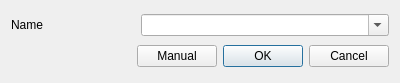
<?xml version="1.0" encoding="UTF-8"?>
<ui version="4.0">
 <class>NccInstallDialog</class>
 <widget class="QDialog" name="NccInstallDialog">
  <property name="geometry">
   <rect>
    <x>0</x>
    <y>0</y>
    <width>400</width>
    <height>83</height>
   </rect>
  </property>
  <property name="windowTitle">
   <string>NCC Install</string>
  </property>
  <layout class="QVBoxLayout" name="verticalLayout">
   <item>
    <layout class="QHBoxLayout" name="horizontalLayout" stretch="1,2">
     <item>
      <widget class="QLabel" name="label">
       <property name="text">
        <string>Name</string>
       </property>
      </widget>
     </item>
     <item>
      <widget class="QComboBox" name="nameCombo">
       <property name="editable">
        <bool>true</bool>
       </property>
      </widget>
     </item>
    </layout>
   </item>
   <item>
    <layout class="QHBoxLayout" name="horizontalLayout_2">
     <item>
      <spacer name="horizontalSpacer">
       <property name="orientation">
        <enum>Qt::Horizontal</enum>
       </property>
       <property name="sizeHint" stdset="0">
        <size>
         <width>40</width>
         <height>20</height>
        </size>
       </property>
      </spacer>
     </item>
     <item>
      <widget class="QPushButton" name="manualBtn">
       <property name="toolTip">
        <string>Opens a Dialog that allows custom modifications.</string>
       </property>
       <property name="whatsThis">
        <string>Opens a Dialog that allows custom modifications.</string>
       </property>
       <property name="text">
        <string>Manual</string>
       </property>
      </widget>
     </item>
     <item>
      <widget class="QPushButton" name="okBtn">
       <property name="text">
        <string>OK</string>
       </property>
       <property name="default">
        <bool>true</bool>
       </property>
      </widget>
     </item>
     <item>
      <widget class="QPushButton" name="cancelBtn">
       <property name="text">
        <string>Cancel</string>
       </property>
      </widget>
     </item>
    </layout>
   </item>
  </layout>
 </widget>
 <resources/>
 <connections/>
</ui>
